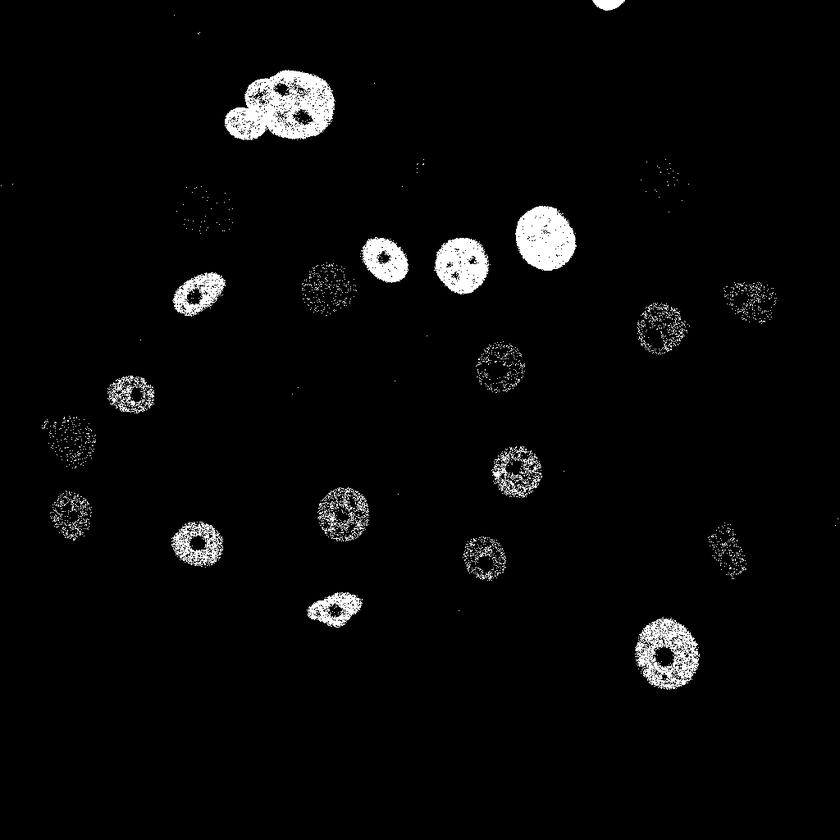
#> input picture Ergebnisse/Histogramm+Otsu/N2DH-GOWT1/t01.tif, 840 x 840 px, shrunk from 1024 x 1024 before the run, found by its file name
$ jupyter execute Versuch_Implementierung_Otsu_Franka_Anna.ipynb
#> lines starting #> are read from the running program, lines starting #| are printed output that depends on the picture; long printed decimals are rounded
[cell 1]
# Import of the Modules

from skimage import io
from skimage.color import rgb2gray
from matplotlib import pyplot as plt
from skimage.filters import threshold_otsu
import numpy as np
import pathlib as pl
import json
import warnings
import matplotlib as mpl
mpl.rcParams['figure.dpi'] = 120
warnings.filterwarnings('ignore')

[cell 2]
img1 = io.imread('BioInfo_Projekt/t01.tif')
#> img1 is the input picture: shape (840, 840); min 0, max 255, mean 7.8
rvl = img1.ravel()
ran = round(max(rvl) - min(rvl))
#> ran = 255
counts, bins = np.histogram(rvl,bins = ran)
#> counts = 255 values, max 667256 at index 0, min 49 at index 227, mean 2767.1; bins = 256 values from 0 to 255

plt.hist(rvl, bins = ran)


#definieren von w0
sum_back = 0
T = 4
for i in range(0,T):
    sum_back += counts[i]
#> this loop made 4 passes
#> sum_back on passes 1 to 4: 667256, 668922, 670189, 671236
#> after the loop, sum_back = 671236

w0 = sum_back / sum(counts)
#> w0 = 0.951


#definieren von w1
sum_obj = 0

for j in range(T,len(counts)):
    sum_obj += counts[j]
#> this loop made 251 passes
#> sum_obj on passes 1 to 3: 905, 1537, 1958
#> after the loop, sum_obj = 34364

w1 = sum_obj / sum(counts)
#> w1 = 0.0487


#Varianz

#Hintergrund Mittelwert
mean_sum_back = 0
for k in range(0, T):
    mean_sum_back += counts[k] * bins[k]
#> this loop made 4 passes
#> mean_sum_back on passes 1 to 4: 0, 1666, 4200, 7341
#> after the loop, mean_sum_back = 7341

mean_back = mean_sum_back / sum_back
#> mean_back = 0.0109

#Vordergrund Mittelwert
mean_sum_obj = 0
for l in range(T, len(counts)):
    mean_sum_obj += counts[l] * bins[l]
#> this loop made 251 passes
#> mean_sum_obj on passes 1 to 3: 3620, 6780, 9306
#> after the loop, mean_sum_obj = 5495014

mean_obj = mean_sum_obj / sum_obj
#> mean_obj = 159.9

#Varianz Hintergrund
var_sum_back = 0
for m in range(0, T):
    var_sum_back += counts[m] * (bins[m] - mean_back)**2
#> this loop made 4 passes
#> var_sum_back on passes 1 to 4: 79.81, 1709.6, 6722.3, 16076.7
#> after the loop, var_sum_back = 16076.7

var_back = var_sum_back / sum_back
#> var_back = 0.024

#Varianz Vordergrund
var_sum_obj = 0
for n in range(T, len(counts)):
    var_sum_obj += counts[n] * (bins[n] - mean_obj)**2
#> this loop made 251 passes
#> var_sum_obj on passes 1 to 3: 21997580.8, 37162993.9, 47135260.7
#> after the loop, var_sum_obj = 294939587.2

var_obj = var_sum_obj / sum_obj
#> var_obj = 8582.8

# Within Class Varianz

within_class_varianz = w0 * var_back + w1 * var_obj
#> within_class_varianz = 418
print(within_class_varianz)
#| 418.021
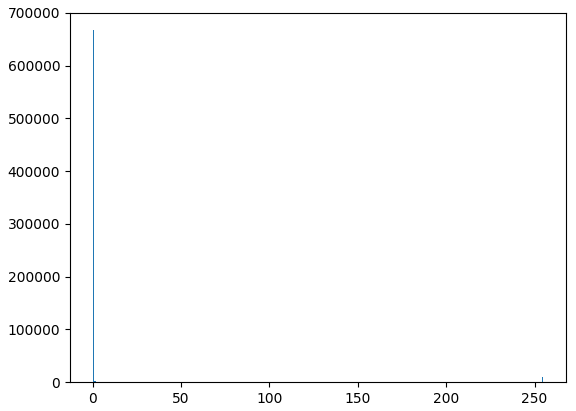
#> figure drawn by matplotlib, 1 panel; tallest bar 667256 high, from x = 0 to 1

[cell 3]
# bestes T herausfinden
variance_list = list()
for T in range(1,len(counts)):
    #definieren von w0
    sum_back = 0
    for i in range(0,T):
        sum_back += counts[i]

    w0 = sum_back / sum(counts)


    #definieren von w1
    sum_obj = 0

    for j in range(T,len(counts)):
     sum_obj += counts[j]

    w1 = sum_obj / sum(counts)


    #Varianz

    #Hintergrund Mittelwert
    mean_sum_back = 0
    for k in range(0, T):
        mean_sum_back += counts[k] * bins[k]

    mean_back = mean_sum_back / sum_back

    #Vordergrund Mittelwert
    mean_sum_obj = 0
    for l in range(T, len(counts)):
        mean_sum_obj += counts[l] * bins[l]

    mean_obj = mean_sum_obj / sum_obj

    #Varianz Hintergrund
    var_sum_back = 0
    for m in range(0, T):
        var_sum_back += counts[m] * (bins[m] - mean_back)**2

    var_back = var_sum_back / sum_back

    #Varianz Vordergrund
    var_sum_obj = 0
    for n in range(T, len(counts)):
        var_sum_obj += counts[n] * (bins[n] - mean_obj)**2

    var_obj = var_sum_obj / sum_obj

    # Within Class Varianz

    within_class_varianz = w0 * var_back + w1 * var_obj
    variance_list.append(within_class_varianz)
#> this loop made 254 passes
#> (w0, w1, mean_back, mean_obj, var_back, var_obj, within_class_varianz) on passes 1 to 3: (0.946, 0.0543, 0, 143.5, 0, 10016.1, 544.3), (0.948, 0.052, 0.00249, 150, 0.00248, 9506.8, 494.2), (0.95, 0.0502, 0.00627, 155.3, 0.01, 9035.4, 453.5)
if within_class_varianz == min(variance_list):
    print(T)


$ run again, with Ergebnisse/Histogramm+Otsu/N2DH-GOWT1/t21.tif copied over Ergebnisse/Histogramm+Otsu/N2DH-GOWT1/t01.tif
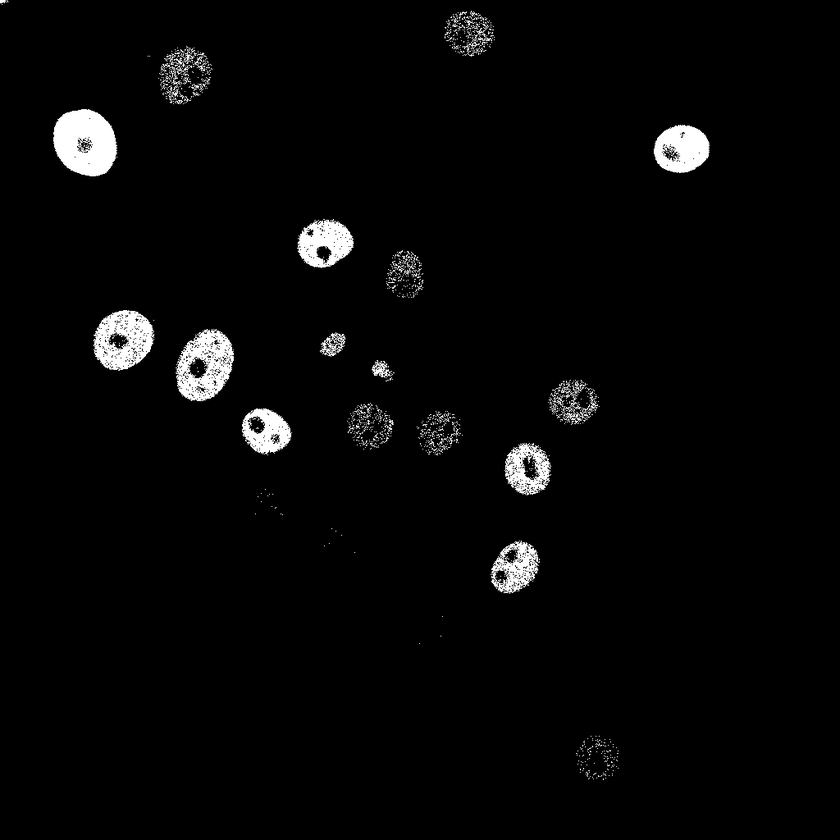
#> input picture Ergebnisse/Histogramm+Otsu/N2DH-GOWT1/t21.tif, 840 x 840 px, shrunk from 1024 x 1024 before the run, found by its file name
#> img1 is the input picture: shape (840, 840); min 0, max 255, mean 7
#> ran = 255
#> counts = 255 values, max 674519 at index 0, min 37 at index 198, mean 2767.1; bins = 256 values from 0 to 255
#> the loop `for i in range(0,T):` made 4 passes
#> sum_back on passes 1 to 4: 674519, 675639, 676497, 677161
#> after the loop `for i in range(0,T):`: sum_back = 677161
#> `w0 = sum_back / sum(counts)`: w0 = 0.96
#> the loop `for j in range(T,len(counts)):` made 251 passes
#> sum_obj on passes 1 to 3: 611, 1037, 1348
#> after the loop `for j in range(T,len(counts)):`: sum_obj = 28439
#> `w1 = sum_obj / sum(counts)`: w1 = 0.0403
#> the loop `for k in range(0, T):` made 4 passes
#> mean_sum_back on passes 1 to 4: 0, 1120, 2836, 4828
#> after the loop `for k in range(0, T):`: mean_sum_back = 4828
#> `mean_back = mean_sum_back / sum_back`: mean_back = 0.00713
#> the loop `for l in range(T, len(counts)):` made 251 passes
#> mean_sum_obj on passes 1 to 3: 2444, 4574, 6440
#> after the loop `for l in range(T, len(counts)):`: mean_sum_obj = 4909485
#> `mean_obj = mean_sum_obj / sum_obj`: mean_obj = 172.6
#> the loop `for m in range(0, T):` made 4 passes
#> var_sum_back on passes 1 to 4: 34.29, 1138.4, 4545.9, 10493.6
#> after the loop `for m in range(0, T):`: var_sum_back = 10493.6
#> `var_back = var_sum_back / sum_back`: var_back = 0.0155
#> the loop `for n in range(T, len(counts)):` made 251 passes
#> var_sum_obj on passes 1 to 3: 17374880.9, 29345706.3, 37981014.8
#> after the loop `for n in range(T, len(counts)):`: var_sum_obj = 237416521.3
#> `var_obj = var_sum_obj / sum_obj`: var_obj = 8348.3
#> `within_class_varianz = w0 * var_back + w1 * var_obj`: within_class_varianz = 336.5
#| 336.490
#> `[cell 2] img1 = io.imread('BioInfo_Projekt/t01.tif') rvl = img1.ravel(..`:
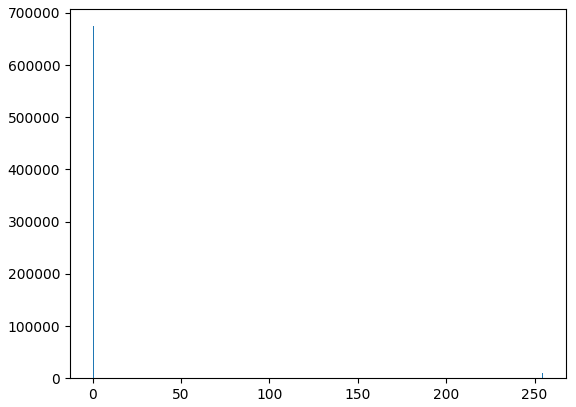
#> figure drawn by matplotlib, 1 panel; tallest bar 674519 high, from x = 0 to 1
#> the loop `for T in range(1,len(counts)):` made 254 passes
#> (w0, w1, mean_back, mean_obj, var_back, var_obj, within_class_varianz) on passes 1 to 3: (0.956, 0.044, 0, 158.1, 0, 9907.8, 436.4), (0.958, 0.0425, 0.00166, 164, 0.00165, 9320.9, 395.8), (0.959, 0.0412, 0.00419, 168.8, 0.00671, 8799.3, 362.9)

$ run again, with Ergebnisse/Histogramm+Otsu/N2DH-GOWT1/t39.tif copied over Ergebnisse/Histogramm+Otsu/N2DH-GOWT1/t01.tif
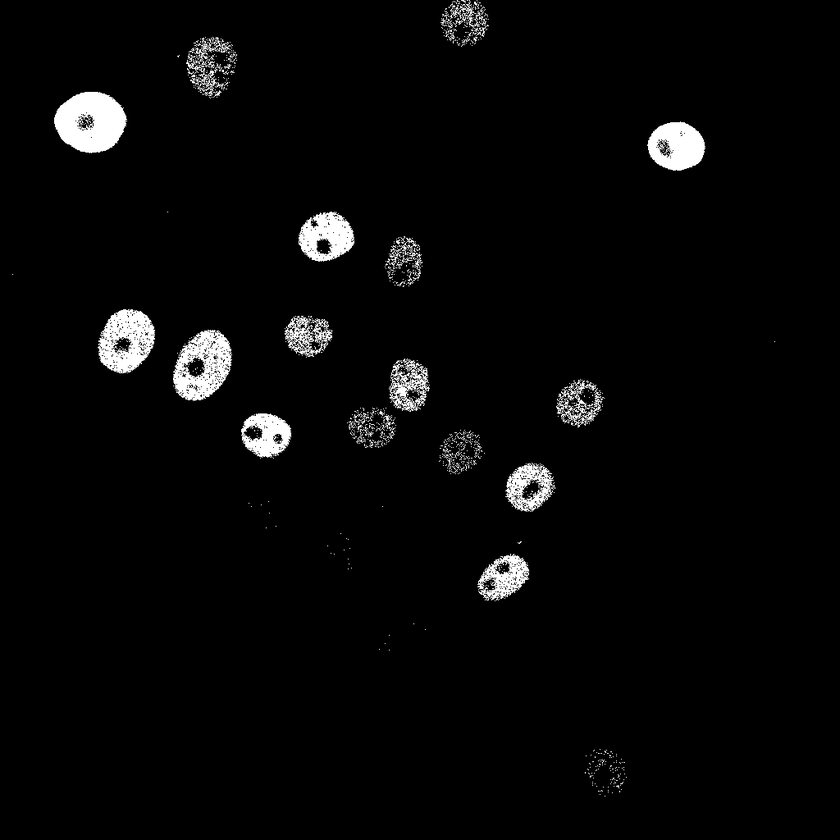
#> input picture Ergebnisse/Histogramm+Otsu/N2DH-GOWT1/t39.tif, 840 x 840 px, shrunk from 1024 x 1024 before the run, found by its file name
#> img1 is the input picture: shape (840, 840); min 0, max 255, mean 7.7
#> ran = 255
#> counts = 255 values, max 671872 at index 0, min 45 at index 152, mean 2767.1; bins = 256 values from 0 to 255
#> the loop `for i in range(0,T):` made 4 passes
#> sum_back on passes 1 to 4: 671872, 672993, 673825, 674469
#> after the loop `for i in range(0,T):`: sum_back = 674469
#> `w0 = sum_back / sum(counts)`: w0 = 0.956
#> the loop `for j in range(T,len(counts)):` made 251 passes
#> sum_obj on passes 1 to 3: 566, 1022, 1343
#> after the loop `for j in range(T,len(counts)):`: sum_obj = 31131
#> `w1 = sum_obj / sum(counts)`: w1 = 0.0441
#> the loop `for k in range(0, T):` made 4 passes
#> mean_sum_back on passes 1 to 4: 0, 1121, 2785, 4717
#> after the loop `for k in range(0, T):`: mean_sum_back = 4717
#> `mean_back = mean_sum_back / sum_back`: mean_back = 0.00699
#> the loop `for l in range(T, len(counts)):` made 251 passes
#> mean_sum_obj on passes 1 to 3: 2264, 4544, 6470
#> after the loop `for l in range(T, len(counts)):`: mean_sum_obj = 5399672
#> `mean_obj = mean_sum_obj / sum_obj`: mean_obj = 173.5
#> the loop `for m in range(0, T):` made 4 passes
#> var_sum_back on passes 1 to 4: 32.86, 1138.2, 4443, 10212
#> after the loop `for m in range(0, T):`: var_sum_back = 10212
#> `var_back = var_sum_back / sum_back`: var_back = 0.0151
#> the loop `for n in range(T, len(counts)):` made 251 passes
#> var_sum_obj on passes 1 to 3: 16251729.5, 29190913.3, 38191593.8
#> after the loop `for n in range(T, len(counts)):`: var_sum_obj = 248175876.9
#> `var_obj = var_sum_obj / sum_obj`: var_obj = 7972
#> `within_class_varianz = w0 * var_back + w1 * var_obj`: within_class_varianz = 351.7
#| 351.738
#> `[cell 2] img1 = io.imread('BioInfo_Projekt/t01.tif') rvl = img1.ravel(..`:
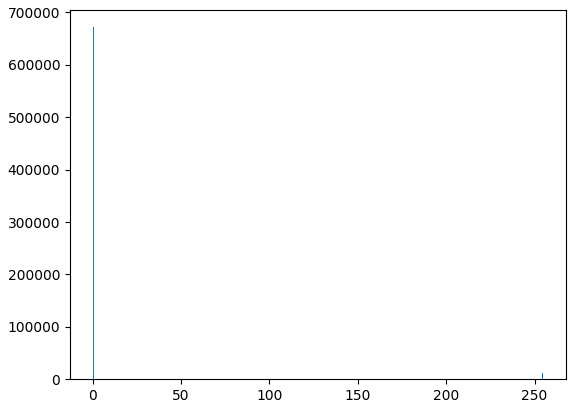
#> figure drawn by matplotlib, 1 panel; tallest bar 671872 high, from x = 0 to 1
#> the loop `for T in range(1,len(counts)):` made 254 passes
#> (w0, w1, mean_back, mean_obj, var_back, var_obj, within_class_varianz) on passes 1 to 3: (0.952, 0.0478, 0, 160.2, 0, 9451.8, 451.8), (0.954, 0.0462, 0.00167, 165.7, 0.00166, 8875.1, 410.1), (0.955, 0.045, 0.00413, 170, 0.00659, 8387.3, 377.7)
